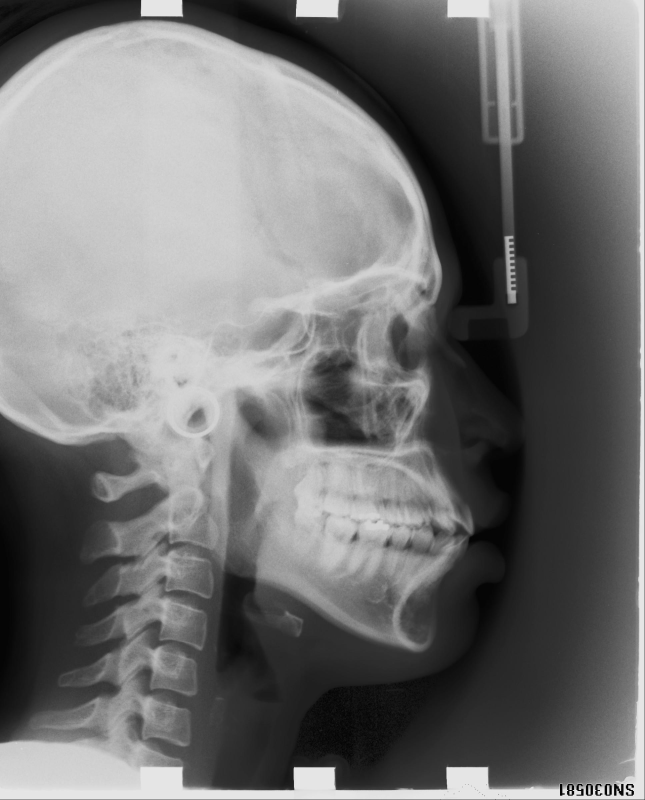
#> input picture Cephalometric dataset/cepha400/301.jpg, 1935 x 2400 px, found by its file name (shown at 1/3 size)
$ python check.py
#> lines starting #> are read from the running program, lines starting #| are printed output that depends on the picture
import pandas as pd

# [22 lines of commented-out code are left out]
from PIL import Image
import numpy as np

def is_left_facing(image):
    # Dummy check: returns True if nose points left (replace with real logic)
    return True

def preprocess(image):
    # Resize and normalize
    image = image.resize((512, 512))
    arr = np.array(image) / 255.0
    return arr

def model_inference(image_arr):
    # Dummy model output: 19 landmarks (x, y) in 512x512 space
    return np.random.rand(19, 2) * 512

def postprocess_landmarks(landmarks, orig_size):
    # Rescale landmarks to original image size
    x_scale = orig_size[0] / 512
    y_scale = orig_size[1] / 512
    return landmarks * [x_scale, y_scale]

def visualize(image, landmarks):
    # Overlay landmarks (dummy visualization)
    print("Landmarks visualized on image.")

# Pipeline
image_path = "CLDASEP2/Cephalometric dataset/cepha400/sample.jpg"
with Image.open("C:\\sem1\\asep\\CLDASEP2_main\\CLDASEP2\\Cephalometric dataset\\cepha400\\301.jpg") as img:
#> img is the input picture: PIL image 1935x2400 RGB; min 0, max 255, mean 114.7
    orig_size = img.size
#> orig_size = (1935, 2400)
    if not is_left_facing(img):
        img = img.transpose(Image.FLIP_LEFT_RIGHT)
    img_arr = preprocess(img)
#> in preprocess, `image = image.resize((512, 512))`:
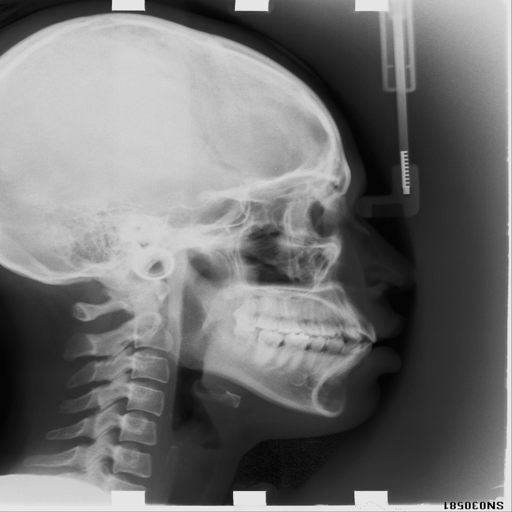
#> image: PIL image 512x512 RGB; min 0, max 255, mean 114.7
    pred_landmarks = model_inference(img_arr)
#> pred_landmarks = 19 rows, first 8: [281, 366.2], [308.6, 279], [216.9, 330.7], [224, 456.6], [493.4, 196.3], [405.4, 270.8], [290.8, 473.9], [36.37, 44.61]
    final_landmarks = postprocess_landmarks(pred_landmarks, orig_size)
#> final_landmarks = 19 rows, first 8: [1062, 1716.5], [1166.3, 1307.7], [819.8, 1550.1], [846.7, 2140.3], [1864.7, 920.3], [1532, 1269.3], [1099.2, 2221.4], [137.5, 209.1]
    visualize(img, final_landmarks)

$ run again, with Cephalometric dataset/cepha400/002.jpg copied over Cephalometric dataset/cepha400/301.jpg
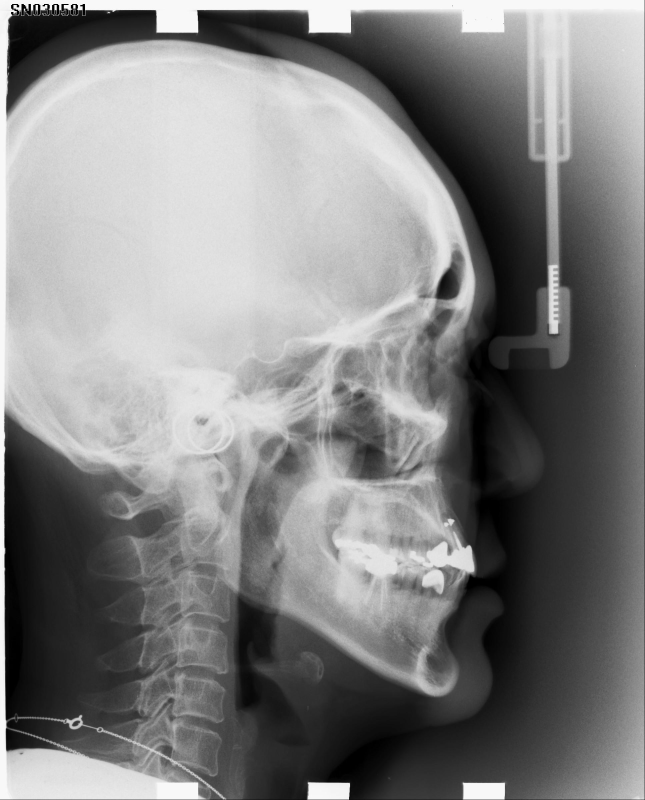
#> input picture Cephalometric dataset/cepha400/002.jpg, 1935 x 2400 px, found by its file name (shown at 1/3 size)
#> img is the input picture: PIL image 1935x2400 RGB; min 0, max 255, mean 130.3
#> in preprocess, `image = image.resize((512, 512))`:
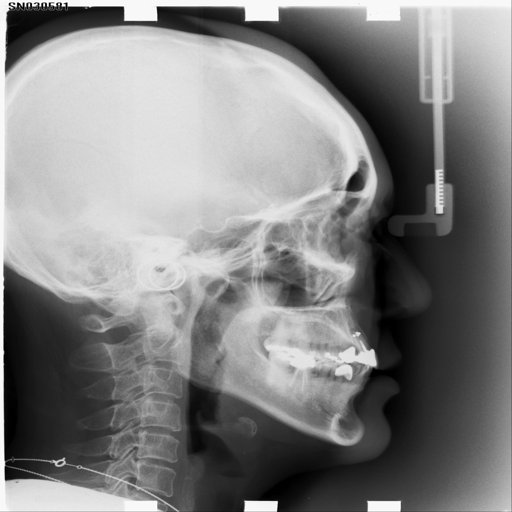
#> image: PIL image 512x512 RGB; min 0, max 255, mean 130.4
#> pred_landmarks = 19 rows, first 8: [281, 366.2], [308.6, 279], [216.9, 330.7], [224, 456.6], [493.4, 196.3], [405.4, 270.8], [290.8, 473.9], [36.37, 44.61]
#> final_landmarks = 19 rows, first 8: [1062, 1716.5], [1166.3, 1307.7], [819.8, 1550.1], [846.7, 2140.3], [1864.7, 920.3], [1532, 1269.3], [1099.2, 2221.4], [137.5, 209.1]
